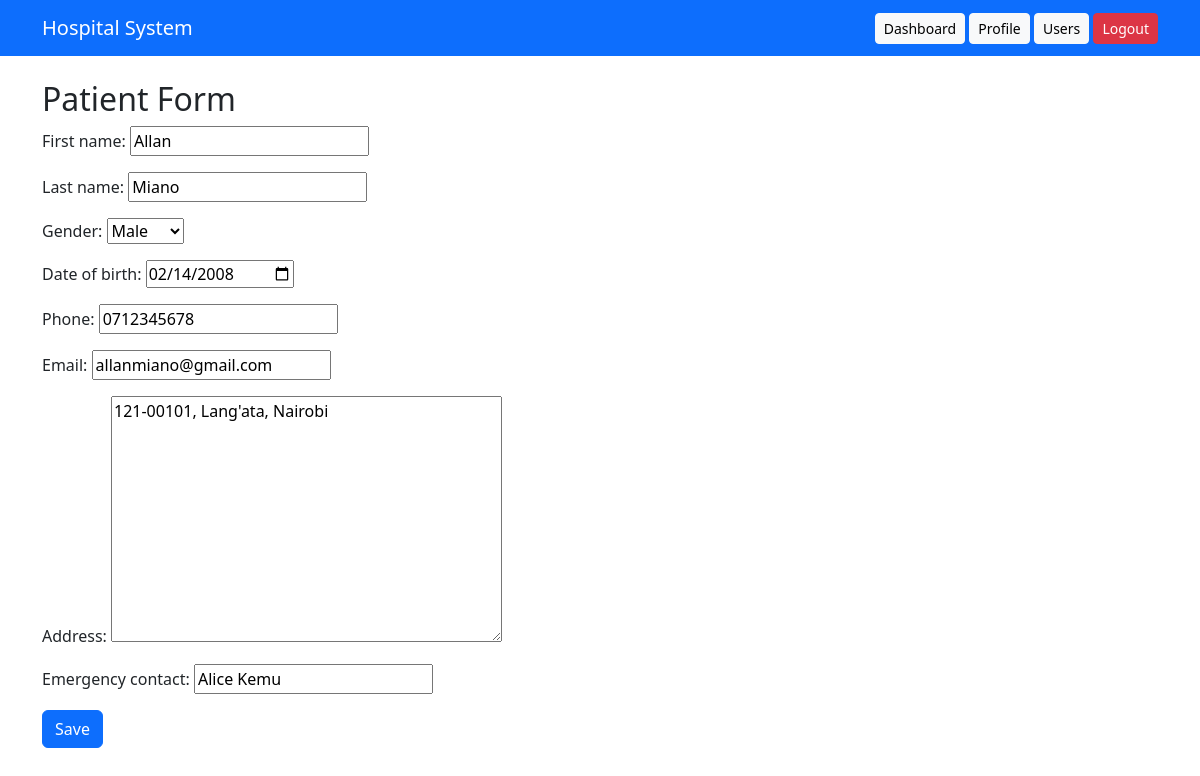
The page /1/edit/ (signed in) on the database its author committed.
### patients/models.py (models this page shows, shortened)
class Patient(models.Model):
    GENDER_CHOICES = [
        ("Male", "Male"),
        ("Female", "Female"),
    ]
    STATUS_CHOICES = [
        ("WAITING", "Waiting"),
        ("CONSULTATION", "Consultation"),
        ("LAB", "Laboratory"),
        ("PHARMACY", "Pharmacy"),
        ("COMPLETED", "Completed"),
    ]
    patient_number = models.CharField(
        max_length=20,
        unique=True,
        blank=True
    )
    first_name = models.CharField(max_length=100)
    last_name = models.CharField(max_length=100)
    gender = models.CharField(
        max_length=10,
        choices=GENDER_CHOICES
    )
    date_of_birth = models.DateField()
    phone = models.CharField(max_length=20)
    email = models.EmailField(
        blank=True,
        null=True
    )
    address = models.TextField()
    emergency_contact = models.CharField(
        max_length=100,
        blank=True
    )
    status = models.CharField(
        max_length=20,
        choices=STATUS_CHOICES,
        default="WAITING"
    )
    registered_by = models.ForeignKey(
        "accounts.User",
        on_delete=models.SET_NULL,
        null=True,
        blank=True
    )
    created_at = models.DateTimeField(
        auto_now_add=True
    )
    class Meta:
        ordering = ["-created_at"]

### Accounts/decorators.py (the view)
        def wrapper(request, *args, **kwargs):
            if request.user.role in roles:
                return view_func(
                    request,
                    *args,
                    **kwargs
                )
            messages.error(
                request,
                "You are not authorized."
            )
            return redirect("dashboard")

### patients/forms.py
class PatientForm(forms.ModelForm):
    class Meta:
        model = Patient
        fields = [
            "first_name",
            "last_name",
            "gender",
            "date_of_birth",
            "phone",
            "email",
            "address",
            "emergency_contact",
        ]
        widgets = {
            "date_of_birth": forms.DateInput(
                attrs={"type": "date"}
            )
        }

### patients/views.py (called while the page is built)
@login_required
@role_required([
    "ADMIN",
    "RECEPTIONIST"
])
def patient_update(request, pk):
    patient = get_object_or_404(Patient, pk=pk)
    if request.method == "POST":
        form = PatientForm(request.POST, instance=patient)
        if form.is_valid():
            form.save()
            messages.success(
                request,
                "Patient updated successfully."
            )
            return redirect("patient_detail", pk=patient.pk)
    else:
        form = PatientForm(instance=patient)
    return render(
        request,
        "patient_form.html",
        {"form": form, "patient": patient}
    )

### Templates/patient_form.html (shortened to what this page needs)
{% extends 'base.html' %}
{% block content %}
<h2>Patient Form</h2>
<form method="POST">
    {{ form.as_p }}
    <button class="btn btn-primary">
        Save
    </button>
</form>
{% endblock %}

### rows shown on the page
Patient: first_name "Allan", last_name "Miano", gender "Male", date_of_birth "02/14/2008", phone "0712345678", email "allanmiano@gmail.com", address "121-00101, Lang'ata, Nairobi", emergency_contact "Alice Kemu"
